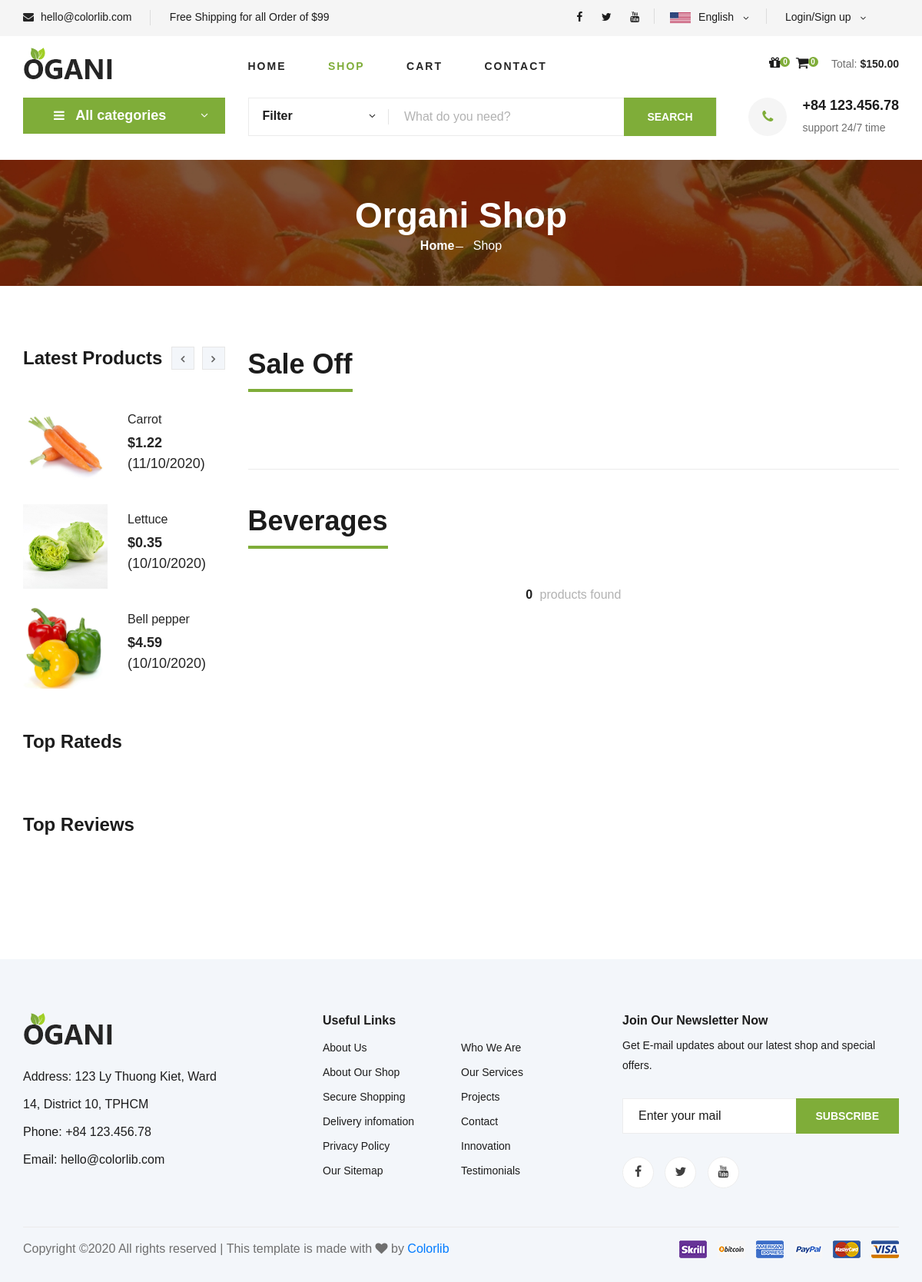
The page /shop/category/beverages on the database as committed earlier.
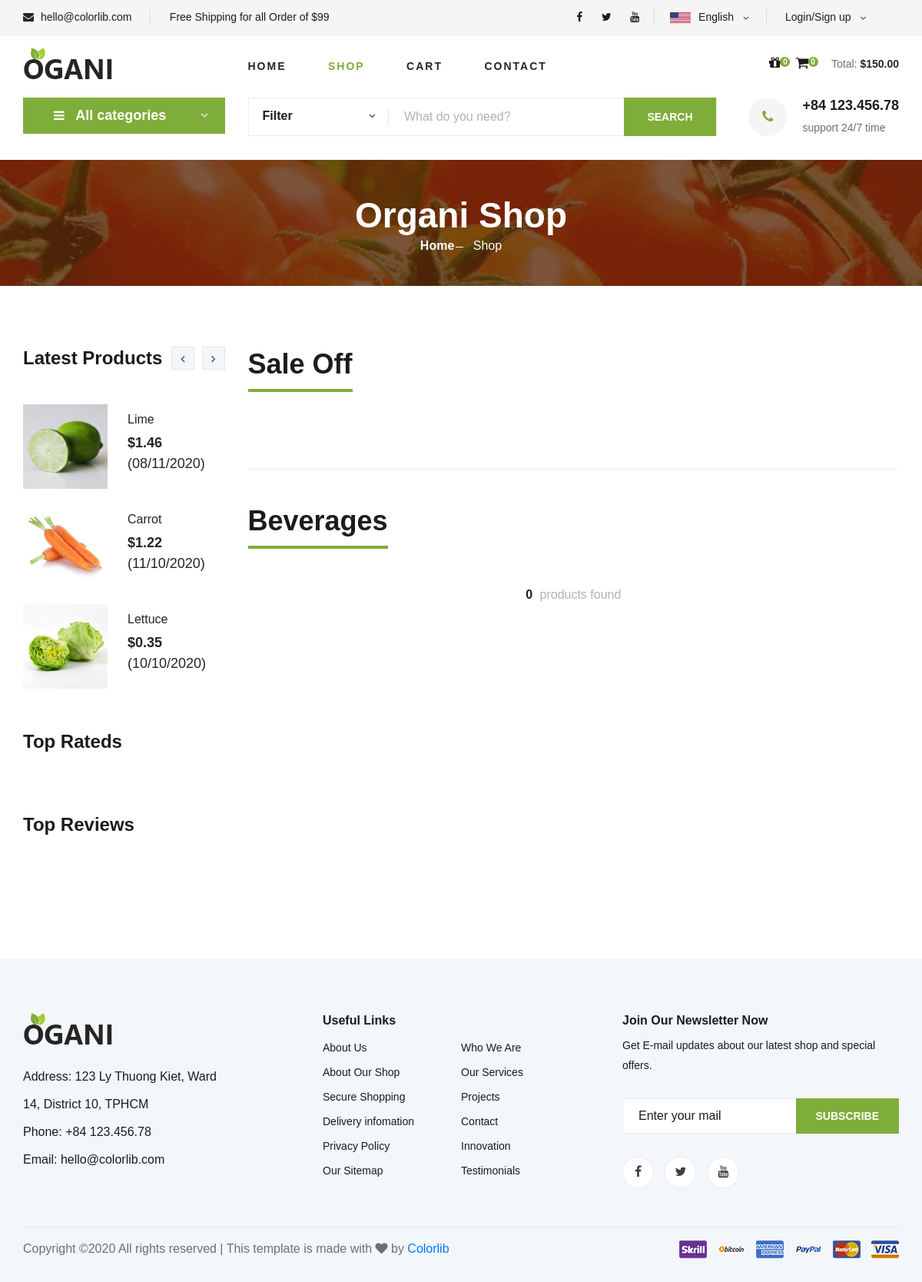
The same page on the database as committed later.
### tables this page shows
CREATE TABLE `item` (
  `id_item` varchar(100) NOT NULL,
  `name_item` varchar(100) NOT NULL,
  `avatar_item` varchar(500) NOT NULL,
  `detail_item_1` varchar(500) DEFAULT NULL,
  `detail_item_2` varchar(500) DEFAULT NULL,
  `detail_item_3` varchar(500) DEFAULT NULL,
  `description_item` varchar(500) DEFAULT NULL,
  `price_item` float NOT NULL DEFAULT 0,
  `availability_item` tinyint(1) NOT NULL DEFAULT 1,
  `weight_item` float NOT NULL DEFAULT 0,
  `sale_off_item` float NOT NULL DEFAULT 0,
  `featured` tinyint(1) NOT NULL DEFAULT 0,
  `best_seller_item` tinyint(1) NOT NULL DEFAULT 0,
  `date_created_item` datetime DEFAULT NULL,
  `latest_date_updated_item` datetime DEFAULT NULL,
  `category_item` varchar(100) DEFAULT NULL
);

### mvc/core/Controller.php (called while the page is built, shortened)
<?php
class Controller{
    final public function view($view, $data = []){
        require_once "./mvc/views/".$view.".php";
    }
}
?>

### mvc/controllers/Shop.php (called while the page is built, shortened)
<?php
class Shop extends Controller{
    protected $item_object;
    protected $category_object;
    final public function __construct(){
        $this->item_object = $this->model("Item");
        $this->category_object = $this->model("Category");
    }
    public function category($category, $page_no = 0){
        $this->view("Master1", array(
            "page"=>"shop",
            "category"=>$category,
            "name_category"=>$this->item_object->get_name_category($category),
            "item_list"=>$this->item_object->get_items_from_category_per_page($category),
            "category_list"=>$this->category_object->get_all_categories(),
            "latest_item_list"=>$this->item_object->get_latest_items(),
            "num_items"=>$this->item_object->get_num_category_items($category),
            "num_pages"=>$this->item_object->get_num_category_pages($category),
            "page_no"=>$this->item_object->get_page_no()
        ));
    }
}
?>

### mvc/core/App.php (called while the page is built, shortened)
<?php
class App{
    protected $action = "Action";
    final public function __construct(){
        $arr = $this->url_process();
        if(isset($arr[0])){
            if(file_exists("./mvc/controllers/".$arr[0].".php")){
                unset($arr[0]);
            }
        }
        $this->controller = new $this->controller();
        if(isset($arr[1])){
            if(method_exists($this->controller, $arr[1])){
                $this->action = $arr[1];
            }
            unset($arr[1]);
        }
        $this->params = $arr?array_values($arr):[];
        call_user_func_array([$this->controller, $this->action], $this->params);
    }
    final public function url_process(){
        if (isset($_GET["url"])){
            return explode("/", trim($_GET["url"]));
        }
    }
}
?>

### index.php (called while the page is built, shortened)
<?php
$app = new App();
?>

### mvc/core/Database.php (called while the page is built, shortened)
<?php
class Database{
    protected $servername = "localhost";
    protected $username = "root";
    protected $password = "";
    final public function __construct(){
        $this->conn = mysqli_connect($this->servername, $this->username, $this->password);
    }
}
?>

### mvc/models/Item.php (called while the page is built, shortened)
<?php
class Item extends Database{
    public function get_latest_items(){
        $sql = "SELECT item.*, category.name_category".
        " FROM item LEFT JOIN category ON item.category_item=category.id_category".
        " ORDER BY date_created_item DESC LIMIT 6;";
        $array_result = array();
        $sql_result = mysqli_query($this->conn, $sql);
        if($sql_result){
            while($row = mysqli_fetch_assoc($sql_result)){
                $array_result[] = $row;
            }
        }
        return json_encode($array_result);
    }
}
?>

### mvc/views/pages/shop.php (the view, shortened to what the rows shown need)
<section class="breadcrumb-section set-bg" data-setbg="/tmdt_201/public/master1/images/breadcrumb.jpg">
    <div class="container">
        <div class="row">
            <div class="col-lg-12 text-center">
                <div class="breadcrumb__text">
                    <h2>Organi Shop</h2>
                </div>
            </div>
        </div>
    </div>
</section>
<section class="product spad">
    <div class="container">
        <div class="row">
            <div class="col-lg-3 col-md-5">
                <div class="sidebar">
                    <div class="sidebar__item">
                        <div class="latest-product__text">
                            <div class="latest-product__slider owl-carousel">
                                <?php $latest_item_list = json_decode($data["latest_item_list"]);
                                $size_list = count($latest_item_list);
                                for($row = 0; $row < $size_list; $row++){
                                    if($row % 3 == 0){
                                ?>
                                <div class="latest-prdouct__slider__item">
                                <?php }?>
                                    <a href="http://localhost/tmdt_201/shop/detail/<?php echo $latest_item_list[$row]->id_item;?>" class="latest-product__item">
                                        <div class="latest-product__item__pic">
                                            <img src="/tmdt_201/<?php echo $latest_item_list[$row]->avatar_item; ?>"
                                                alt="<?php echo $latest_item_list[$row]->id_item;?>" style="width: 110px; height: 110px;">
                                        </div>
                                        <div class="latest-product__item__text">
                                            <h6><?php echo $latest_item_list[$row]->name_item;?></h6>
                                            <span>$<?php echo number_format($latest_item_list[$row]->price_item, 2);?></span>
                                            <span style="font-weight: normal;"><?php echo date_format(date_create($latest_item_list[$row]->date_created_item), '\(d/m/Y\)');?></span>
                                        </div>
                                    </a>
                                <?php if($row % 3 == 2 || ($row == $size_list - 1 && $row % 3 < 2)){ ?>
                                </div>
                                <?php }}?>
                            </div>
                        </div>
                    </div>
                </div>
            </div>
            <div class="col-lg-9 col-md-7">
                <div class="product__discount">
                    <div class="section-title product__discount__title">
                        <h2>Sale Off</h2>
                    </div>
                </div>
                <div class="filter__item">
                    <div class="section-title product__discount__title">
                        <h2 id="scroll-pos">
                        <?php
                        if(!isset($data['name_category'])){
                            echo 'All of products';
                        }
                        else{
                            echo json_decode($data['name_category'])->name_category;
                        }
                        ?>
                        </h2>
                    </div>
                </div>
            </div>
        </div>
    </div>
</section>

Rows that differ between the two databases and show on the page:
no longer on this page (row unchanged): item: avatar_item+id_item (picture), name_item "Bell pepper", price_item "4.59", date_created_item "(10/10/2020)"
added item: avatar_item+id_item (picture), name_item "Lime", price_item "1.46", date_created_item "(08/11/2020)"
